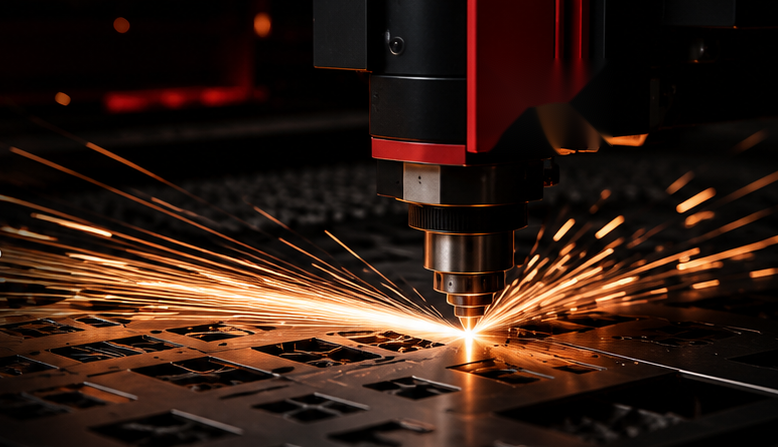
#> input picture images/hero.png, 778 x 447 px, found by its file name
$ python crop_photo_only.py
#> lines starting #> are read from the running program, lines starting #| are printed output that depends on the picture
from pathlib import Path
from PIL import Image

# Keep the actual photo area only. The HTML/CSS now supplies the text overlays.
CROP_RULES = {
    'images/hero.png': (620, 0, 1398, 447),
    'images/laser.png': (0, 0, 1281, 520),
    'images/sheetmetal.png': (0, 0, 1281, 520),
    'images/welding.png': (0, 0, 1281, 520),
    'images/machining.png': (0, 0, 1281, 520),
    'images/surface.png': (0, 0, 1281, 520),
    'images/inspection.png': (0, 0, 1281, 520),
}

for rel_path, box in CROP_RULES.items():
    path = Path(rel_path)
    image = Image.open(path)
#> image is the input picture: PIL image 778x447 RGB; mean R, G, B 49.2, 28.6, 19.2
    cropped = image.crop(box)
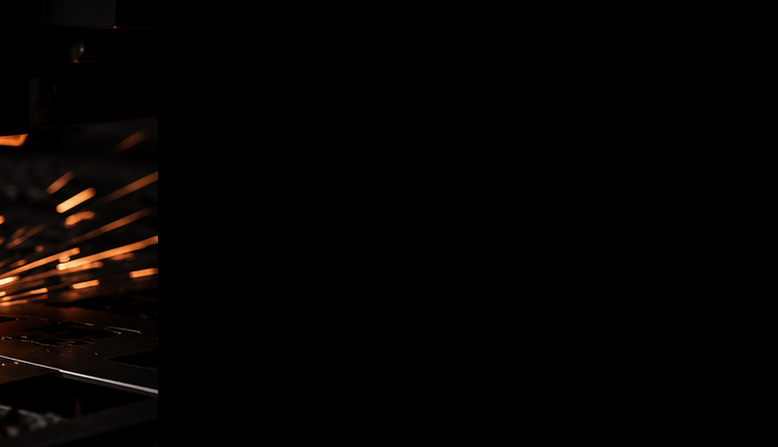
#> cropped: PIL image 778x447 RGB; mean R, G, B 4.6, 2.6, 1.6
    cropped.save(path)
    print(f'cropped {rel_path} -> {cropped.size}')
#| cropped images/hero.png -> (778, 447)
#> (the run stopped early here; a loop or call above may not have finished)
